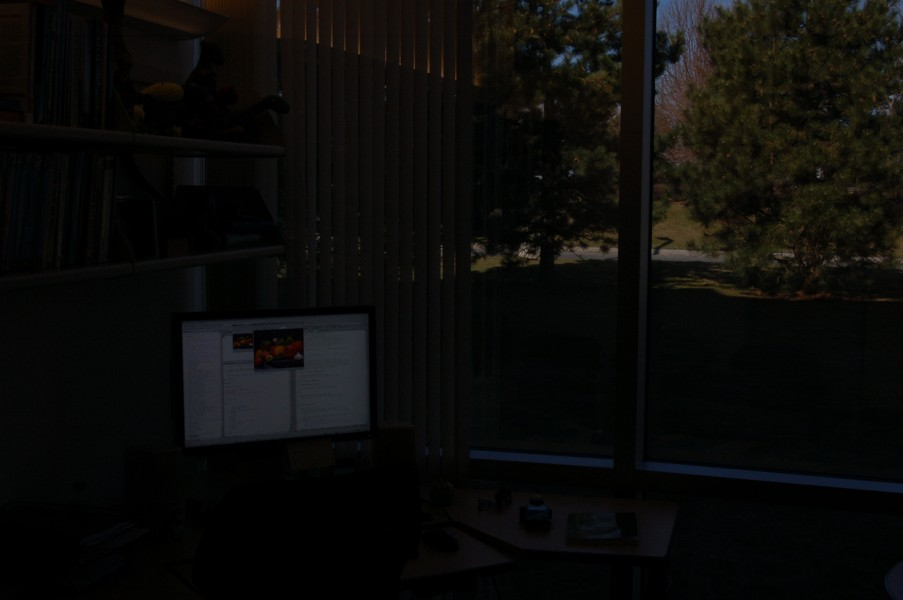
%> input picture 3 year/5 semestr/MPOC/Lab4/office_1.jpg, 903 x 600 px
$ octave task4.m   (GNU Octave 9; MATLAB toolbox functions it lacks are replaced by stand-ins)
%> lines starting %> are read from the running program, lines starting %| are printed output that depends on the picture
clc
close all
clear all

pkg image load

img = imread('office_1.jpg');
%> img is the input picture: size 600x903x3 uint8; mean R, G, B 11.6, 11.3, 9.4

if size(img, 3) == 3
    img = rgb2gray(img);
%> img: size 600x903 uint8
end

img_adjusted_default = imadjust(img);
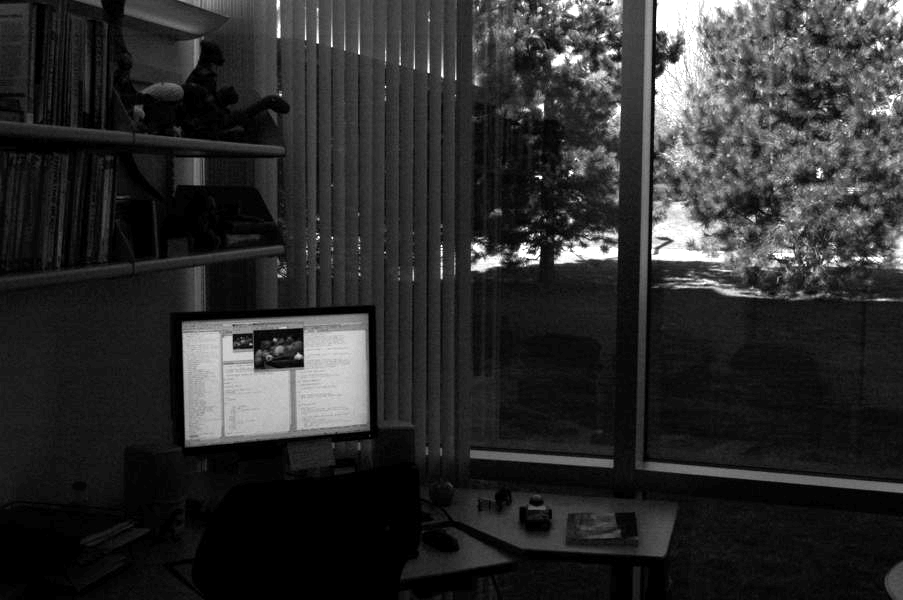
%> img_adjusted_default: size 600x903 uint8; min 0, max 255, mean 45.1
low_in = 0.1;
high_in = 0.9;
low_out = 0;
high_out = 1;
img_adjusted_range = imadjust(img, [low_in; high_in], [low_out; high_out]);
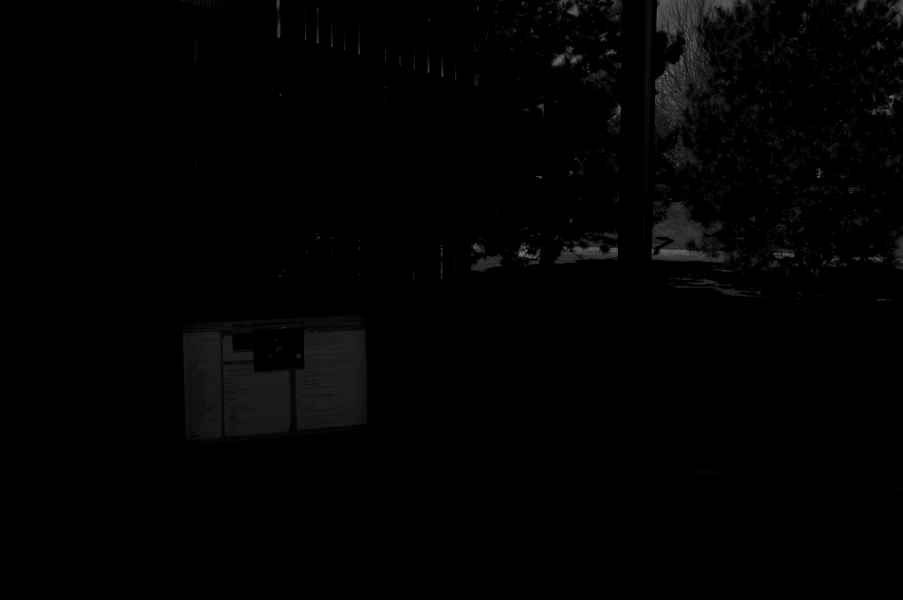
%> img_adjusted_range: size 600x903 uint8; min 0, max 134, mean 2.3
gamma_value = 0.8;
img_adjusted_gamma = imadjust(img, [low_in; high_in], [low_out; high_out], gamma_value);

figure;
subplot(2, 2, 1), imshow(img), title('Obraz oryginalny');
subplot(2, 2, 2), imshow(img_adjusted_default), title('Obraz po imadjust (domyślne)');
subplot(2, 2, 3), imshow(img_adjusted_range), title('Obraz po zmianie zakresu intensywności');
subplot(2, 2, 4), imshow(img_adjusted_gamma), title('Obraz po zmianie gamma (rozjaśnianie)');

$ run again, with 3 year/5 semestr/MPOC/Lab4/office_6.jpg copied over 3 year/5 semestr/MPOC/Lab4/office_1.jpg
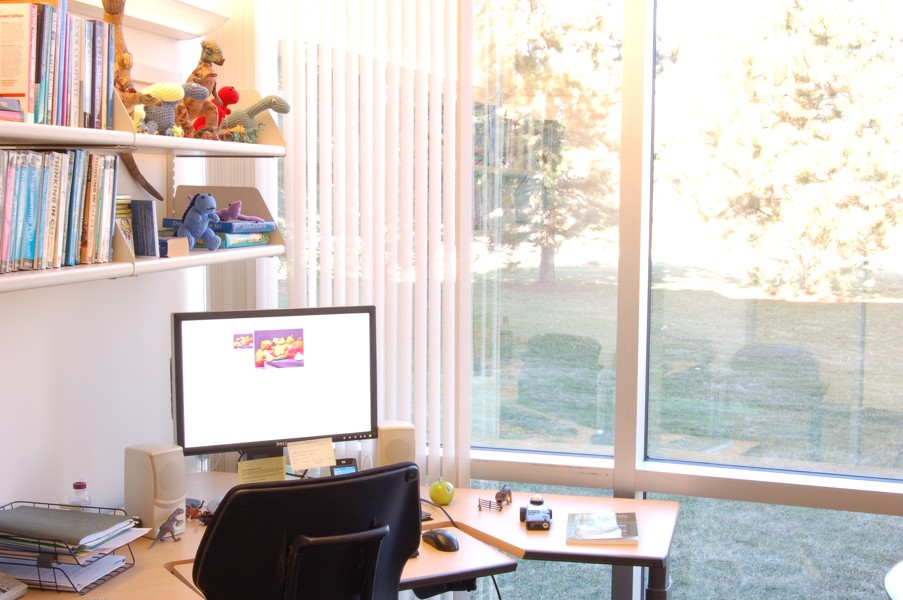
%> input picture 3 year/5 semestr/MPOC/Lab4/office_6.jpg, 903 x 600 px
%> img is the input picture: size 600x903x3 uint8; mean R, G, B 206.1, 197.8, 192.8
%> `img = rgb2gray(img);`:
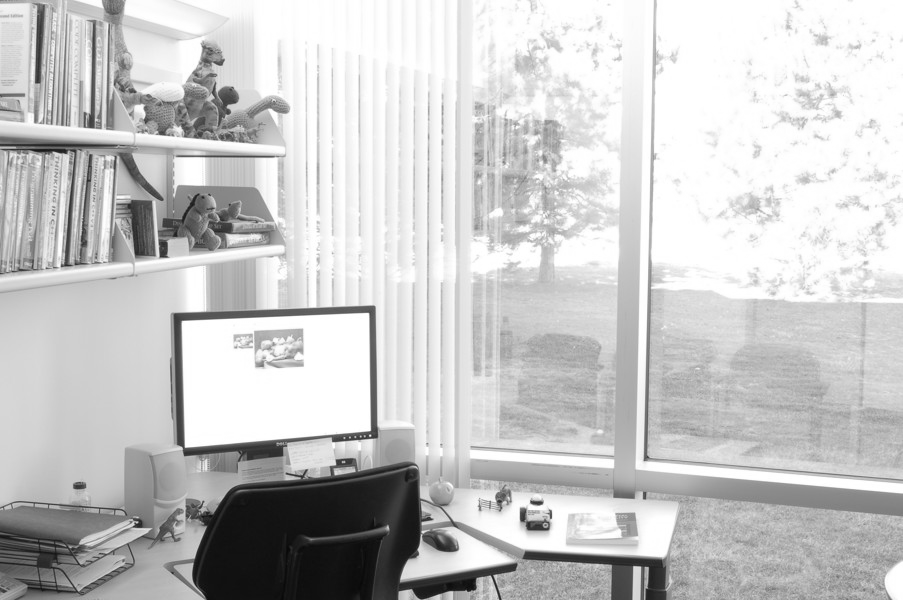
%> img: size 600x903 uint8; min 8, max 255, mean 199.7
%> `img_adjusted_range = imadjust(img, [low_in; high_in], [low_out; high_o..`:
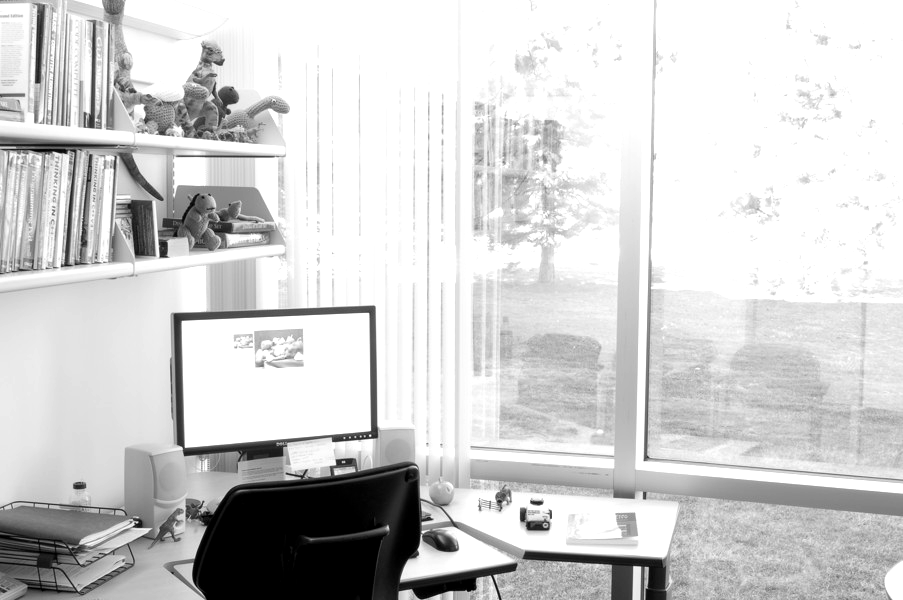
%> img_adjusted_range: size 600x903 uint8; min 0, max 255, mean 208.8
